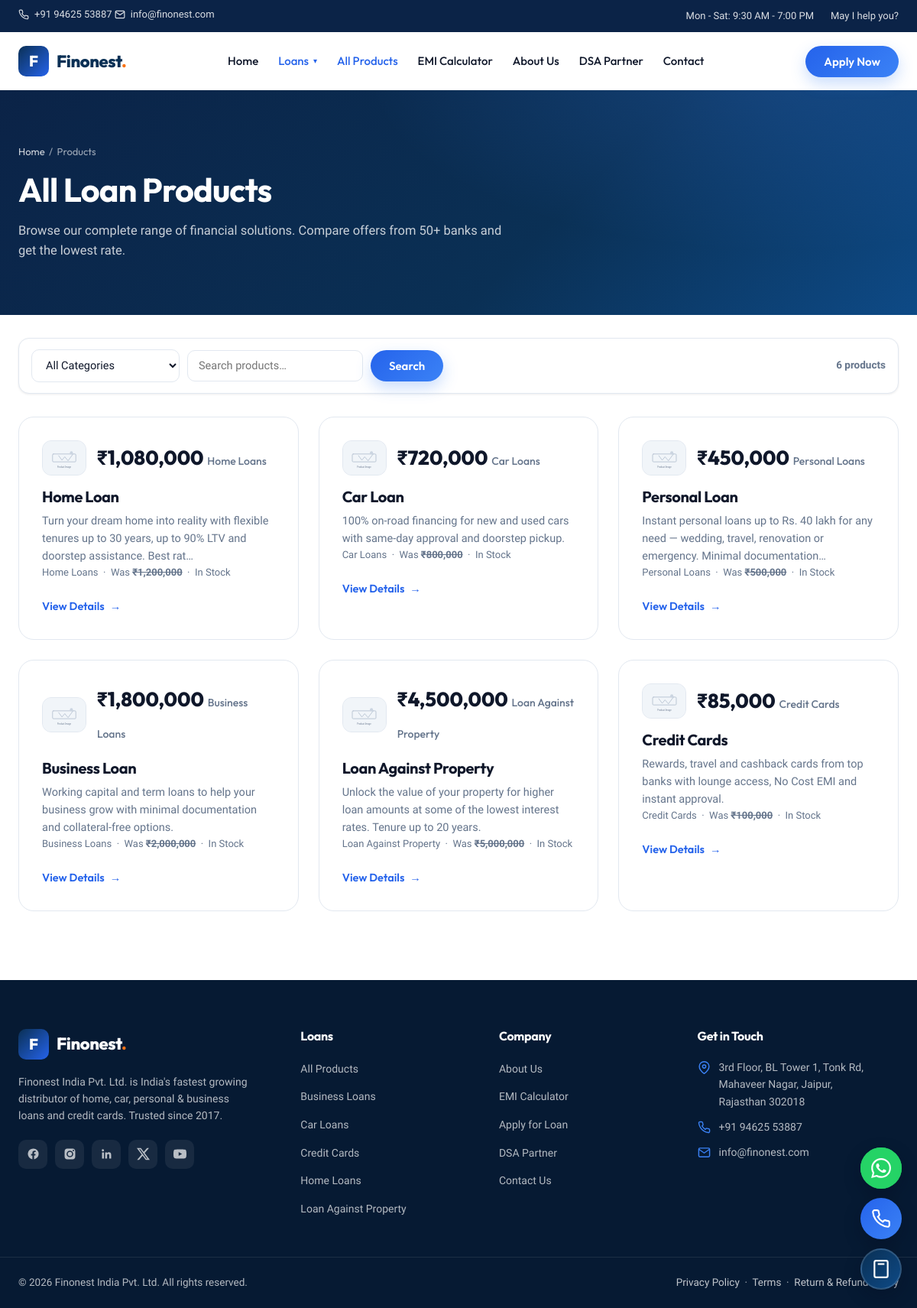
/products.php, run on the app's committed database.
### tables this page shows
CREATE TABLE IF NOT EXISTS products (
  id INT UNSIGNED NOT NULL AUTO_INCREMENT,
  product_name VARCHAR(200) NOT NULL,
  category_id INT UNSIGNED NOT NULL,
  description TEXT DEFAULT NULL,
  price DECIMAL(12,2) NOT NULL DEFAULT 0.00,
  discount_price DECIMAL(12,2) DEFAULT NULL,
  image VARCHAR(255) DEFAULT NULL,
  stock_quantity INT NOT NULL DEFAULT 0,
  status TINYINT(1) NOT NULL DEFAULT 1 COMMENT '1=Active, 0=Inactive',
  created_at TIMESTAMP DEFAULT CURRENT_TIMESTAMP,
  updated_at TIMESTAMP DEFAULT CURRENT_TIMESTAMP ON UPDATE CURRENT_TIMESTAMP,
  PRIMARY KEY (id),
  KEY idx_category_id (category_id),
  KEY idx_status (status),
  CONSTRAINT fk_products_category
    FOREIGN KEY (category_id) REFERENCES categories (id)
    ON DELETE RESTRICT ON UPDATE CASCADE
);

CREATE TABLE IF NOT EXISTS categories (
  id INT UNSIGNED NOT NULL AUTO_INCREMENT,
  category_name VARCHAR(150) NOT NULL,
  description TEXT DEFAULT NULL,
  status TINYINT(1) NOT NULL DEFAULT 1 COMMENT '1=Active, 0=Inactive',
  created_at TIMESTAMP DEFAULT CURRENT_TIMESTAMP,
  updated_at TIMESTAMP DEFAULT CURRENT_TIMESTAMP ON UPDATE CURRENT_TIMESTAMP,
  PRIMARY KEY (id),
  UNIQUE KEY uq_category_name (category_name),
  INDEX idx_status (status)
);

### includes/functions.php (called while the page is built, shortened)
<?php
function e(?string $value): string
{
    return htmlspecialchars((string) $value, ENT_QUOTES, 'UTF-8');
}
function inr($amount): string
{
    return '₹' . number_format((float) round((float) $amount), 0, '.', ',');
}
function get($key, $default = ''): string
{
    return trim((string) ($_GET[$key] ?? $default));
}
function default_product_image(): string
{
    return 'uploads/products/default-product.svg';
}
function product_image_url(?string $image): string
{
    return default_product_image();
}

### products.php (the view, shortened to what this page needs)
<?php
require_once __DIR__ . '/config/database.php';
require_once __DIR__ . '/includes/functions.php';
$search     = get('search');
$categories = $pdo->query('SELECT * FROM categories WHERE status = 1 ORDER BY category_name')->fetchAll();
$where  = ['p.status = 1'];
$params = [];
$whereSql = implode(' AND ', $where);
$stmt = $pdo->prepare(
    'SELECT p.*, c.category_name
     FROM products p
     LEFT JOIN categories c ON c.id = p.category_id
     WHERE ' . $whereSql . '
     ORDER BY p.created_at DESC'
);
$stmt->execute($params);
$products = $stmt->fetchAll();
$selectedCategoryName = null;
require __DIR__ . '/includes/site_header.php';
?>
<section class="page-hero">
  <div class="container">
    <div class="crumbs"><a href="index.php">Home</a> &nbsp;/&nbsp; Products</div>
    <h1><?= $selectedCategoryName ? e($selectedCategoryName) : 'All Loan Products' ?></h1>
    <p>Browse our complete range of financial solutions. Compare offers from 50+ banks and get the lowest rate.</p>
  </div>
</section>
<section class="section" style="padding:30px 0 0">
  <div class="container">
    <form method="get" action="products.php" class="catalog-bar">
      <div class="catalog-filters">
        <select class="catalog-select" name="category" onchange="this.form.submit()">
          <option value="">All Categories</option>
        </select>
        <input class="catalog-input" type="text" name="search" value="<?= e($search) ?>" placeholder="Search products…" />
        <button type="submit" class="btn btn-primary">Search</button>
      </div>
      <span class="catalog-count"><?= count($products) ?> product<?= count($products) === 1 ? '' : 's' ?></span>
    </form>
  </div>
</section>
<section class="section" style="padding-top:30px">
  <div class="container">
    <?php if ($products): ?>
      <div class="products-grid">
        <?php foreach ($products as $product): ?>
          <div class="product-card">
            <div class="pc-head">
              <img class="pc-img" src="<?= e(product_image_url($product['image'])) ?>" alt="<?= e($product['product_name']) ?>" />
              <span class="rate">
                <?= inr($product['discount_price'] ?: $product['price']) ?>
                <span><?= e($product['category_name'] ?? 'loan') ?></span>
              </span>
            </div>
            <h3><?= e($product['product_name']) ?></h3>
            <p><?= e(mb_strimwidth((string)$product['description'], 0, 120, '…')) ?></p>
            <div class="meta-line">
              <?= e($product['category_name'] ?? 'Loan') ?>
              <?php if ($product['discount_price']): ?>
                &nbsp;·&nbsp; Was <strong style="text-decoration:line-through"><?= inr($product['price']) ?></strong>
              <?php endif; ?>
              &nbsp;·&nbsp; <?= (int)$product['stock_quantity'] > 0 ? 'In Stock' : 'Out of Stock' ?>
            </div>
            <a href="product-details.php?id=<?= (int)$product['id'] ?>" class="pc-link">View Details <span>→</span></a>
          </div>
        <?php endforeach; ?>
      </div>
    <?php endif; ?>
  </div>
</section>
<?php require __DIR__ . '/includes/site_footer.php'; ?>

### includes/site_footer.php (shortened to what this page needs)
<footer class="footer">
  <div class="footer-top">
    <div class="container footer-grid">
      <div class="footer-brand">
        <a href="index.php" class="logo">
          <span class="logo-mark">F</span>
          <span class="logo-text" style="color:#fff">Finonest<span style="color:var(--orange)">.</span></span>
        </a>
        <p>Finonest India Pvt. Ltd. is India's fastest growing distributor of home, car, personal &amp; business loans and credit cards. Trusted since 2017.</p>
        <div class="socials">
          <a href="#" aria-label="Facebook"><svg viewBox="0 0 24 24" fill="currentColor"><path d="M22 12a10 10 0 1 0-11.56 9.88v-6.99H7.9V12h2.54V9.8c0-2.5 1.49-3.89 3.77-3.89 1.09 0 2.23.2 2.23.2v2.46h-1.26c-1.24 0-1.63.77-1.63 1.56V12h2.78l-.44 2.89h-2.34v6.99A10 10 0 0 0 22 12z"/></svg></a>
          <a href="#" aria-label="Instagram"></a>
          <a href="#" aria-label="LinkedIn"><svg viewBox="0 0 24 24" fill="currentColor"><path d="M20.45 20.45h-3.56v-5.57c0-1.33-.02-3.04-1.85-3.04-1.85 0-2.14 1.45-2.14 2.94v5.67H9.34V9h3.42v1.56h.05c.48-.9 1.64-1.85 3.37-1.85 3.6 0 4.27 2.37 4.27 5.46v6.28zM5.34 7.43a2.07 2.07 0 1 1 0-4.13 2.07 2.07 0 0 1 0 4.13zM7.12 20.45H3.56V9h3.56v11.45z"/></svg></a>
          <a href="#" aria-label="X"><svg viewBox="0 0 24 24" fill="currentColor"><path d="M18.9 1.15h3.68l-8.04 9.19L24 22.85h-7.41l-5.8-7.58-6.64 7.58H.47l8.6-9.83L0 1.15h7.6l5.24 6.93L18.9 1.15zm-1.29 19.5h2.04L6.49 3.24H4.3l13.31 17.41z"/></svg></a>
          <a href="#" aria-label="YouTube"></a>
        </div>
      </div>
      <div>
        <h4>Loans</h4>
        <ul>
          <li><a href="products.php">All Products</a></li>
          <?php if (!empty($navCategories)): ?>
            <?php foreach (array_slice($navCategories, 0, 5) as $cat): ?>
              <li><a href="products.php?category=<?= (int)$cat['id'] ?>"><?= e($cat['category_name']) ?></a></li>
            <?php endforeach; ?>
          <?php else: ?>
            <li><a href="products.php">Explore All Loans</a></li>
          <?php endif; ?>
        </ul>
      </div>
      <div>
        <h4>Company</h4>
        <ul>
          <li><a href="about.html">About Us</a></li>
          <li><a href="emi-calculator.html">EMI Calculator</a></li>
          <li><a href="apply.php">Apply for Loan</a></li>
          <li><a href="dsa-partner.html">DSA Partner</a></li>
          <li><a href="contact.html">Contact Us</a></li>
        </ul>
      </div>
      <div>
        <h4>Get in Touch</h4>
        <ul class="footer-contact">
          <li>
            <svg viewBox="0 0 24 24" fill="none" stroke="currentColor" stroke-width="2"><path d="M21 10c0 7-9 13-9 13s-9-6-9-13a9 9 0 0 1 18 0z"/><circle cx="12" cy="10" r="3"/></svg>
            <span>3rd Floor, BL Tower 1, Tonk Rd,<br>Mahaveer Nagar, Jaipur,<br>Rajasthan 302018</span>
          </li>
          <li>
            <span>+91 94625 53887</span>
          </li>
          <li>
            <svg viewBox="0 0 24 24" fill="none" stroke="currentColor" stroke-width="2"><path d="M4 4h16c1.1 0 2 .9 2 2v12c0 1.1-.9 2-2 2H4c-1.1 0-2-.9-2-2V6c0-1.1.9-2 2-2z"/><polyline points="22,6 12,13 2,6"/></svg>
            <span>info@finonest.com</span>
          </li>
        </ul>
      </div>
    </div>
  </div>
  <div class="footer-bottom">
    <div class="container">
      <span>&copy; <span id="year"></span> Finonest India Pvt. Ltd. All rights reserved.</span>
      <span><a href="#">Privacy Policy</a> &nbsp;·&nbsp; <a href="#">Terms</a> &nbsp;·&nbsp; <a href="#">Return &amp; Refund Policy</a></span>
    </div>
  </div>
</footer>
<div class="fab-stack">
  <a href="https://wa.me/919462553887" target="_blank" rel="noopener" class="fab fab-wa" aria-label="Chat on WhatsApp">
    <span class="fab-pulse"></span>
  </a>
  <a href="tel:+919462553887" class="fab fab-call" aria-label="Call us now">
  </a>
  <a href="emi-calculator.html" id="fabEmi" class="fab fab-emi" aria-label="Open EMI Calculator">
  </a>
</div>
</body>
</html>

### data on the page
products: discount_price "₹1,080,000", category.category_name "Home Loans", product_name "Home Loan", description "Turn your dream home into reality with flexible tenures up to 30 years, up to 90% LTV and doorstep assistance. Best rat…", price "₹1,200,000", stock_quantity "In Stock"
products: discount_price "₹720,000", category.category_name "Car Loans", product_name "Car Loan", description "100% on-road financing for new and used cars with same-day approval and doorstep pickup.", price "₹800,000", stock_quantity "In Stock"
products: discount_price "₹450,000", category.category_name "Personal Loans", product_name "Personal Loan", description "Instant personal loans up to Rs. 40 lakh for any need — wedding, travel, renovation or emergency. Minimal documentation…", price "₹500,000", stock_quantity "In Stock"
products: discount_price "₹1,800,000", category.category_name "Business Loans", product_name "Business Loan", description "Working capital and term loans to help your business grow with minimal documentation and collateral-free options.", price "₹2,000,000", stock_quantity "In Stock"
products: discount_price "₹4,500,000", category.category_name "Loan Against Property", product_name "Loan Against Property", description "Unlock the value of your property for higher loan amounts at some of the lowest interest rates. Tenure up to 20 years.", price "₹5,000,000", stock_quantity "In Stock"
products: discount_price "₹85,000", category.category_name "Credit Cards", product_name "Credit Cards", description "Rewards, travel and cashback cards from top banks with lounge access, No Cost EMI and instant approval.", price "₹100,000", stock_quantity "In Stock"
categories: category_name "Business Loans"
categories: category_name "Car Loans"
categories: category_name "Credit Cards"
categories: category_name "Home Loans"
categories: category_name "Loan Against Property"

### other printed values
count($products) "6"
